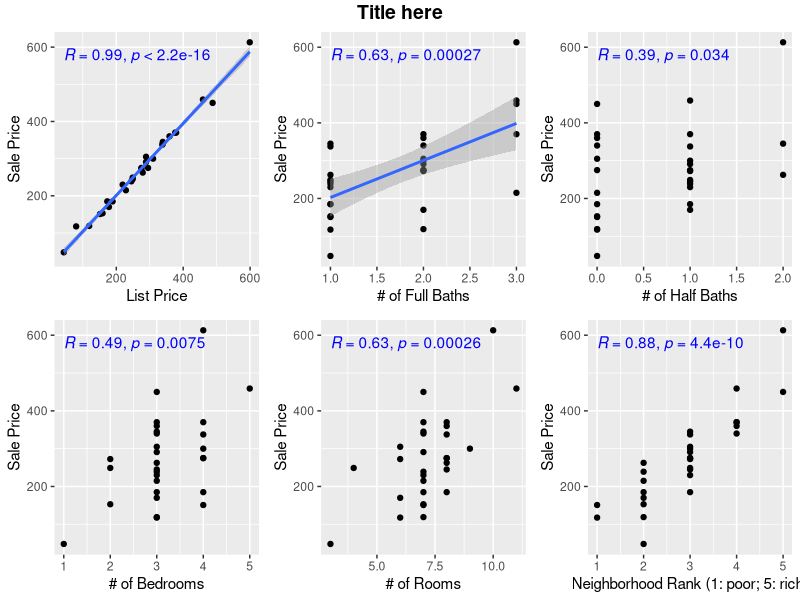
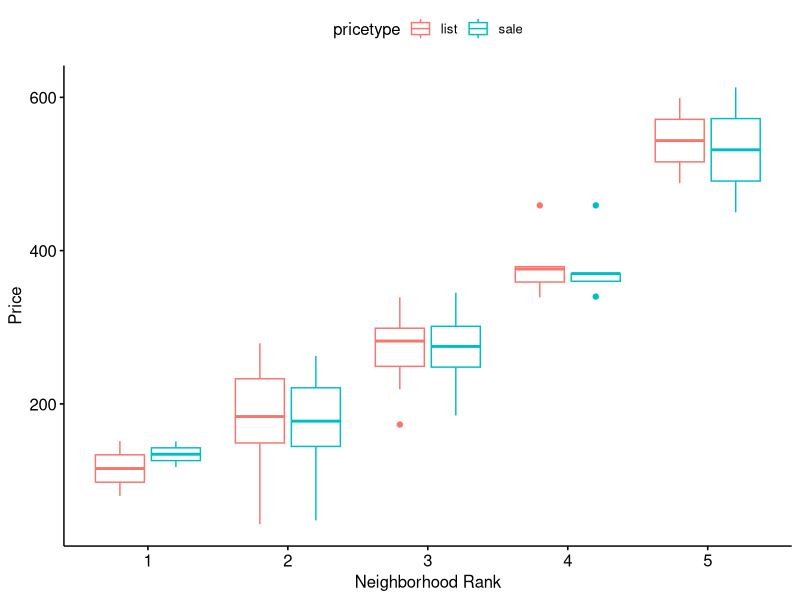

These charts were generated, in order, by the following R code:
## ---- chunk 1
knitr::opts_chunk$set(echo = TRUE)
## ---- chunk 2
library(ggplot2)
library(ggpubr)
library(dplyr)
library(gridExtra)
library(tidyr)
## ---- chunk 3
hp=read.csv("homeprice.csv")
head(hp)
## ---- chunk 4
p1=ggplot(hp, aes(y=sale)) + ylab("Sale Price")+ geom_point()+
  aes(x=list) + xlab("List Price")+geom_abline()+stat_cor(col="blue")
p2=ggplot(hp, aes(y=sale)) + ylab("Sale Price")+ geom_point()+
  aes(x=full) + xlab("# of Full Baths")+geom_abline()+stat_cor(col="blue")
p3=ggplot(hp, aes(y=sale)) + ylab("Sale Price")+ geom_point()+
  aes(x=half) + xlab("# of Half Baths")+geom_abline()+stat_cor(col="blue")
p4=ggplot(hp, aes(y=sale)) + ylab("Sale Price")+ geom_point()+
  aes(x=bedrooms) + xlab("# of Bedrooms")+geom_abline()+stat_cor(col="blue")
p5=ggplot(hp, aes(y=sale)) + ylab("Sale Price")+ geom_point()+
  aes(x=rooms) + xlab("# of Rooms")+geom_abline()+stat_cor(col="blue")
p6=ggplot(hp, aes(y=sale)) + ylab("Sale Price")+ geom_point()+
  aes(x=neighborhood) + xlab("Neighborhood Rank (1: poor; 5: rich)")+geom_abline()+stat_cor(col="blue")
## ---- chunk 5
p1=ggplot(hp, aes(y=sale)) + ylab("Sale Price")+ geom_point()+
  aes(x=list) + xlab("List Price")+geom_smooth(method = "lm")+stat_cor(col="blue")
p2=ggplot(hp, aes(y=sale)) + ylab("Sale Price")+ geom_point()+
  aes(x=full) + xlab("# of Full Baths")+geom_smooth(method = "lm")+stat_cor(col="blue")
p3=ggplot(hp, aes(y=sale)) + ylab("Sale Price")+ geom_point()+
  aes(x=half) + xlab("# of Half Baths")+geom_abline()+stat_cor(col="blue")
p4=ggplot(hp, aes(y=sale)) + ylab("Sale Price")+ geom_point()+
  aes(x=bedrooms) + xlab("# of Bedrooms")+geom_abline()+stat_cor(col="blue")
p5=ggplot(hp, aes(y=sale)) + ylab("Sale Price")+ geom_point()+
  aes(x=rooms) + xlab("# of Rooms")+geom_abline()+stat_cor(col="blue")
p6=ggplot(hp, aes(y=sale)) + ylab("Sale Price")+ geom_point()+
  aes(x=neighborhood) + xlab("Neighborhood Rank (1: poor; 5: rich)")+geom_abline()+stat_cor(col="blue")
## ---- chunk 6
# ggarrange(p1,p2,p3,p4,p5,p6, dev.new(width=8,height=4,unit="in"))
fig <- ggarrange(p1,p2,p3,p4,p5,p6)
annotate_figure(fig, top = text_grob("Title here", face = "bold", size = 14))
## ---- chunk 7
lm1=lm(hp$sale~hp$list+hp$neighborhood+hp$rooms+hp$full)
summary(lm1)
anova(lm1)
## ---- chunk 8
lm2=lm(hp$list~hp$sale+hp$neighborhood+hp$rooms+hp$full)
summary(lm2)
anova(lm2)
## ---- chunk 9
data_long = gather(hp, pricetype, price, list:sale, factor_key=TRUE)

hoodprice= select(data_long, pricetype, price, neighborhood)

as.character(hoodprice$pricetype)

p7=ggboxplot(hoodprice, x="neighborhood", y="price", col = "pricetype", xlab = "Neighborhood Rank", ylab = "Price")
p7
## ---- chunk 10
lm3=lm((hp$list-hp$sale)~hp$neighborhood)
summary(lm3)
anova(lm3)
## ---- chunk 11
hp$pricediff = hp$list - hp$sale
hp$neighborhood = as.factor(hp$neighborhood)
lm(pricediff ~ neighborhood, hp)

